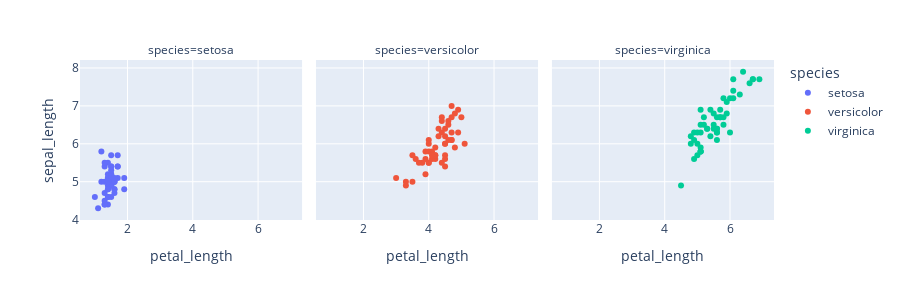

Notebook cell for this chart:
### Code cell
import plotly.express as px
import numpy as np
df = px.d
fig = px.scatter(df, x='petal_length', y='sepal_length', facet_col='species', color='species',
                 hover_data={'species':False, # remove species from hover data
                             'sepal_length':':.2f', # customize hover for column of y attribute
                             'petal_width':True, # add other column, default formatting
                             'sepal_width':':.2f', # add other column, customized formatting
                             # data not in dataframe, default formatting
                             'suppl_1': np.random.random(len(df)),
                             # data not in dataframe, customized formatting
                             'suppl_2': (':.3f', np.random.random(len(df)))
                            })
fig.update_layout(height=300)
fig.show()

### Figure 1 — Plotly figure (JSON) as saved in the notebook; plotly's stock layout.template omitted (floating-point values rounded to 4 significant figures; data arrays with more than 128 entries replaced by an {"elided": "..."} marker saying what was removed)
{"data": [{"customdata": {"elided": "50x5 mixed values"}, "hovertemplate": "petal_length=%{x}<br>sepal_length=%{y:.2f}<br>petal_width=%{customdata[1]}<br>sepal_width=%{customdata[2]:.2f}<br>suppl_1=%{customdata[3]}<br>suppl_2=%{customdata[4]:.3f}<extra></extra>", "legendgroup": "setosa", "marker": {"color": "#636efa", "symbol": "circle"}, "mode": "markers", "name": "setosa", "orientation": "v", "showlegend": true, "type": "scatter", "x": [1.4, 1.4, 1.3, 1.5, 1.4, 1.7, 1.4, 1.5, 1.4, 1.5, 1.5, 1.6, 1.4, 1.1, 1.2, 1.5, 1.3, 1.4, 1.7, 1.5, 1.7, 1.5, 1, 1.7, 1.9, 1.6, 1.6, 1.5, 1.4, 1.6, 1.6, 1.5, 1.5, 1.4, 1.5, 1.2, 1.3, 1.5, 1.3, 1.5, 1.3, 1.3, 1.3, 1.6, 1.9, 1.4, 1.6, 1.4, 1.5, 1.4], "xaxis": "x", "y": [5.1, 4.9, 4.7, 4.6, 5, 5.4, 4.6, 5, 4.4, 4.9, 5.4, 4.8, 4.8, 4.3, 5.8, 5.7, 5.4, 5.1, 5.7, 5.1, 5.4, 5.1, 4.6, 5.1, 4.8, 5, 5, 5.2, 5.2, 4.7, 4.8, 5.4, 5.2, 5.5, 4.9, 5, 5.5, 4.9, 4.4, 5.1, 5, 4.5, 4.4, 5, 5.1, 4.8, 5.1, 4.6, 5.3, 5], "yaxis": "y"}, {"customdata": {"elided": "50x5 mixed values"}, "hovertemplate": "petal_length=%{x}<br>sepal_length=%{y:.2f}<br>petal_width=%{customdata[1]}<br>sepal_width=%{customdata[2]:.2f}<br>suppl_1=%{customdata[3]}<br>suppl_2=%{customdata[4]:.3f}<extra></extra>", "legendgroup": "versicolor", "marker": {"color": "#EF553B", "symbol": "circle"}, "mode": "markers", "name": "versicolor", "orientation": "v", "showlegend": true, "type": "scatter", "x": [4.7, 4.5, 4.9, 4, 4.6, 4.5, 4.7, 3.3, 4.6, 3.9, 3.5, 4.2, 4, 4.7, 3.6, 4.4, 4.5, 4.1, 4.5, 3.9, 4.8, 4, 4.9, 4.7, 4.3, 4.4, 4.8, 5, 4.5, 3.5, 3.8, 3.7, 3.9, 5.1, 4.5, 4.5, 4.7, 4.4, 4.1, 4, 4.4, 4.6, 4, 3.3, 4.2, 4.2, 4.2, 4.3, 3, 4.1], "xaxis": "x2", "y": [7, 6.4, 6.9, 5.5, 6.5, 5.7, 6.3, 4.9, 6.6, 5.2, 5, 5.9, 6, 6.1, 5.6, 6.7, 5.6, 5.8, 6.2, 5.6, 5.9, 6.1, 6.3, 6.1, 6.4, 6.6, 6.8, 6.7, 6, 5.7, 5.5, 5.5, 5.8, 6, 5.4, 6, 6.7, 6.3, 5.6, 5.5, 5.5, 6.1, 5.8, 5, 5.6, 5.7, 5.7, 6.2, 5.1, 5.7], "yaxis": "y2"}, {"customdata": {"elided": "50x5 mixed values"}, "hovertemplate": "petal_length=%{x}<br>sepal_length=%{y:.2f}<br>petal_width=%{customdata[1]}<br>sepal_width=%{customdata[2]:.2f}<br>suppl_1=%{customdata[3]}<br>suppl_2=%{customdata[4]:.3f}<extra></extra>", "legendgroup": "virginica", "marker": {"color": "#00cc96", "symbol": "circle"}, "mode": "markers", "name": "virginica", "orientation": "v", "showlegend": true, "type": "scatter", "x": [6, 5.1, 5.9, 5.6, 5.8, 6.6, 4.5, 6.3, 5.8, 6.1, 5.1, 5.3, 5.5, 5, 5.1, 5.3, 5.5, 6.7, 6.9, 5, 5.7, 4.9, 6.7, 4.9, 5.7, 6, 4.8, 4.9, 5.6, 5.8, 6.1, 6.4, 5.6, 5.1, 5.6, 6.1, 5.6, 5.5, 4.8, 5.4, 5.6, 5.1, 5.1, 5.9, 5.7, 5.2, 5, 5.2, 5.4, 5.1], "xaxis": "x3", "y": [6.3, 5.8, 7.1, 6.3, 6.5, 7.6, 4.9, 7.3, 6.7, 7.2, 6.5, 6.4, 6.8, 5.7, 5.8, 6.4, 6.5, 7.7, 7.7, 6, 6.9, 5.6, 7.7, 6.3, 6.7, 7.2, 6.2, 6.1, 6.4, 7.2, 7.4, 7.9, 6.4, 6.3, 6.1, 7.7, 6.3, 6.4, 6, 6.9, 6.7, 6.9, 5.8, 6.8, 6.7, 6.7, 6.3, 6.5, 6.2, 5.9], "yaxis": "y3"}], "layout": {"annotations": [{"font": {}, "showarrow": false, "text": "species=setosa", "x": 0.16, "xanchor": "center", "xref": "paper", "y": 1, "yanchor": "bottom", "yref": "paper"}, {"font": {}, "showarrow": false, "text": "species=versicolor", "x": 0.5, "xanchor": "center", "xref": "paper", "y": 1, "yanchor": "bottom", "yref": "paper"}, {"font": {}, "showarrow": false, "text": "species=virginica", "x": 0.84, "xanchor": "center", "xref": "paper", "y": 1, "yanchor": "bottom", "yref": "paper"}], "height": 300, "legend": {"title": {"text": "species"}, "tracegroupgap": 0}, "margin": {"t": 60}, "xaxis": {"anchor": "y", "domain": [0, 0.32], "title": {"text": "petal_length"}}, "xaxis2": {"anchor": "y2", "domain": [0.34, 0.66], "matches": "x", "title": {"text": "petal_length"}}, "xaxis3": {"anchor": "y3", "domain": [0.68, 1.0], "matches": "x", "title": {"text": "petal_length"}}, "yaxis": {"anchor": "x", "domain": [0, 1], "title": {"text": "sepal_length"}}, "yaxis2": {"anchor": "x2", "domain": [0, 1], "matches": "y", "showticklabels": false}, "yaxis3": {"anchor": "x3", "domain": [0, 1], "matches": "y", "showticklabels": false}}}
